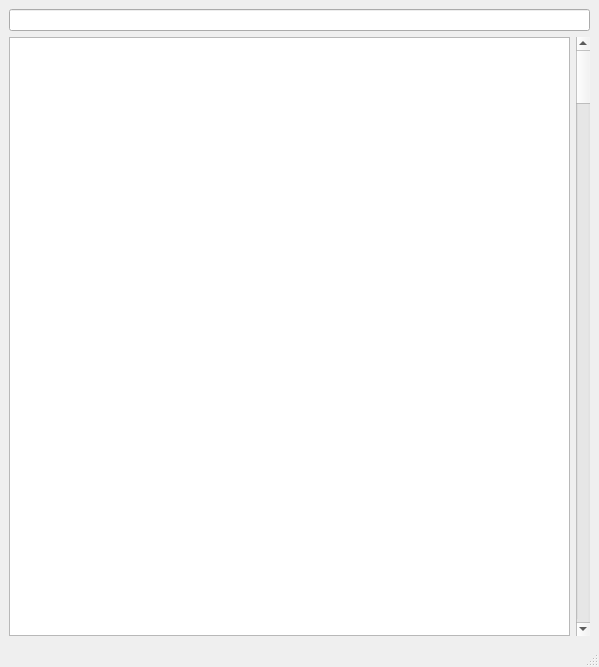
<?xml version="1.0" encoding="UTF-8"?>
<ui version="4.0">
 <class>MainWindow</class>
 <widget class="QMainWindow" name="MainWindow">
  <property name="geometry">
   <rect>
    <x>0</x>
    <y>0</y>
    <width>599</width>
    <height>667</height>
   </rect>
  </property>
  <property name="windowTitle">
   <string>MainWindow</string>
  </property>
  <widget class="QWidget" name="centralwidget">
   <layout class="QGridLayout" name="gridLayout">
    <item row="0" column="0">
     <layout class="QVBoxLayout" name="verticalLayout">
      <item>
       <widget class="QLineEdit" name="lineEdit"/>
      </item>
      <item>
       <layout class="QHBoxLayout" name="horizontalLayout">
        <item>
         <widget class="QTableView" name="tableView"/>
        </item>
        <item>
         <widget class="QScrollBar" name="verticalScrollBar">
          <property name="orientation">
           <enum>Qt::Vertical</enum>
          </property>
         </widget>
        </item>
       </layout>
      </item>
     </layout>
    </item>
   </layout>
  </widget>
  <widget class="QMenuBar" name="menubar">
   <property name="geometry">
    <rect>
     <x>0</x>
     <y>0</y>
     <width>599</width>
     <height>30</height>
    </rect>
   </property>
  </widget>
  <widget class="QStatusBar" name="statusbar"/>
 </widget>
 <resources/>
 <connections/>
</ui>
